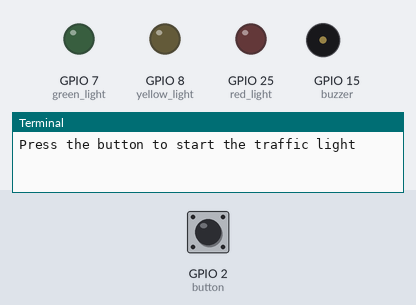
Bench run of a program on a simulated Raspberry Pi (BCM pin numbers). Parts: output pins drawn as LEDs (lit = HIGH), buzzer (waves = sounding, pin HIGH), the last lines printed to the terminal. The test bench sets the inputs (shaded band); at power-on: GPIO 2 (button) HIGH.

Above: at 1.2 s.
1.3 s: GPIO 2 (button) pulled LOW for 0.15 s
At 2.7 s:
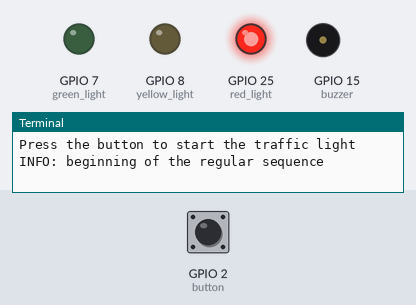
4.4 s: GPIO 2 (button) pulled LOW for 1 s
At 7.7 s:
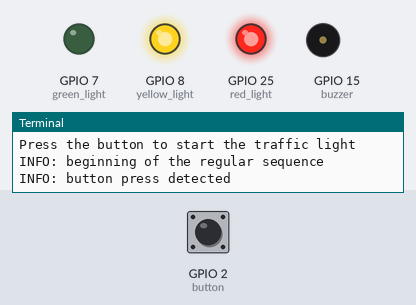
At 18.4 s:
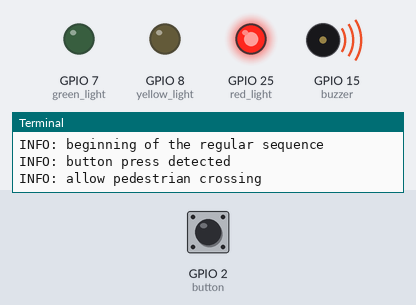
Timing chart, 0 to 20.2 s (numbered marks = the images above; inputs shaded):
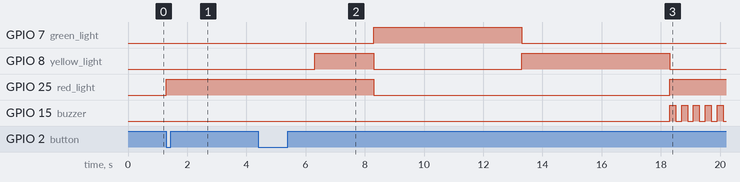

Measured:
- after the input at 1.3 s, GPIO 25 (red_light): LOW → HIGH at once
- after the input at 4.4 s, GPIO 15 (buzzer): alternates HIGH for 0.20 s and LOW for 0.20 s, starting after 13.9 s

The program:

traffic_light.py
```python
from gpiozero import LED, Button, Buzzer
from time import sleep

# initialize GPIO elements
red_light = LED(25)
yellow_light = LED(8)
green_light = LED(7)
button = Button(2)
buzzer = Buzzer(15)

# set all lights OFF
red_light.off()
yellow_light.off()
green_light.off()

# start the sequence when a button is pressed
print("Press the button to start the traffic light")
button.wait_for_press()

button_pressed = False # keeps button state
def on_button_press():
    global button_pressed
    button_pressed = True
    print("INFO: button press detected")

# set a function to be called when the button is pressed
button.when_pressed = on_button_press

while True:
    if button_pressed == False:
        print("INFO: beginning of the regular sequence")
        red_light.on()
        sleep(5)

        yellow_light.on()
        sleep(2)

        red_light.off()
        yellow_light.off()
        green_light.on()
        sleep(5)

        green_light.off()
        yellow_light.on()
        sleep(5)

        yellow_light.off()
    else:
        print("INFO: allow pedestrian crossing")

        red_light.on()

        for i in range(0, 10):
            buzzer.on()
            sleep(0.2)

            buzzer.off()
            sleep(0.2)

        red_light.off()
        button_pressed = False
```
